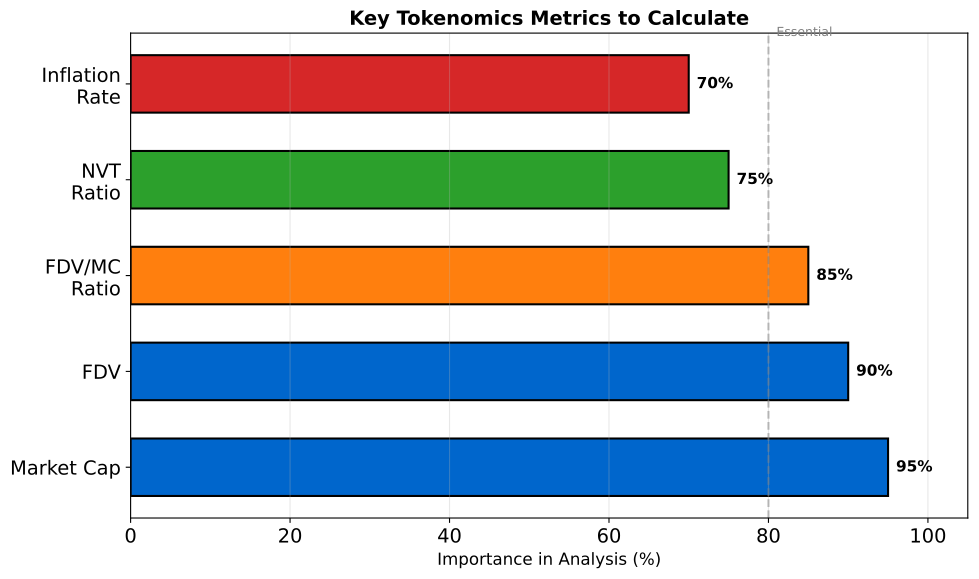

This figure's Python source:
"""Key Tokenomics Valuation Metrics"""
import matplotlib.pyplot as plt
import numpy as np
from pathlib import Path

plt.rcParams.update({'font.size': 14, 'figure.figsize': (10, 6), 'figure.dpi': 150})
MLBLUE, MLORANGE, MLGREEN, MLRED = '#0066CC', '#FF7F0E', '#2CA02C', '#D62728'

fig, ax = plt.subplots(figsize=(10, 6))

metrics = ['Market Cap', 'FDV', 'FDV/MC\nRatio', 'NVT\nRatio', 'Inflation\nRate']
importance = [95, 90, 85, 75, 70]
colors = [MLBLUE, MLBLUE, MLORANGE, MLGREEN, MLRED]

bars = ax.barh(metrics, importance, color=colors, edgecolor='black', linewidth=1.5, height=0.6)

for bar, val in zip(bars, importance):
    ax.text(bar.get_width() + 1, bar.get_y() + bar.get_height()/2, f'{val}%', ha='left', va='center', fontsize=11, fontweight='bold')

ax.axvline(x=80, color='gray', linestyle='--', alpha=0.5)
ax.text(81, 4.5, 'Essential', fontsize=9, color='gray')

ax.set_xlabel('Importance in Analysis (%)', fontsize=12)
ax.set_xlim(0, 105)
ax.grid(True, alpha=0.3, axis='x')
ax.set_title('Key Tokenomics Metrics to Calculate', fontweight='bold', fontsize=14)
plt.tight_layout()
plt.savefig(Path(__file__).parent / 'chart.pdf', bbox_inches='tight', dpi=300)
plt.close()
